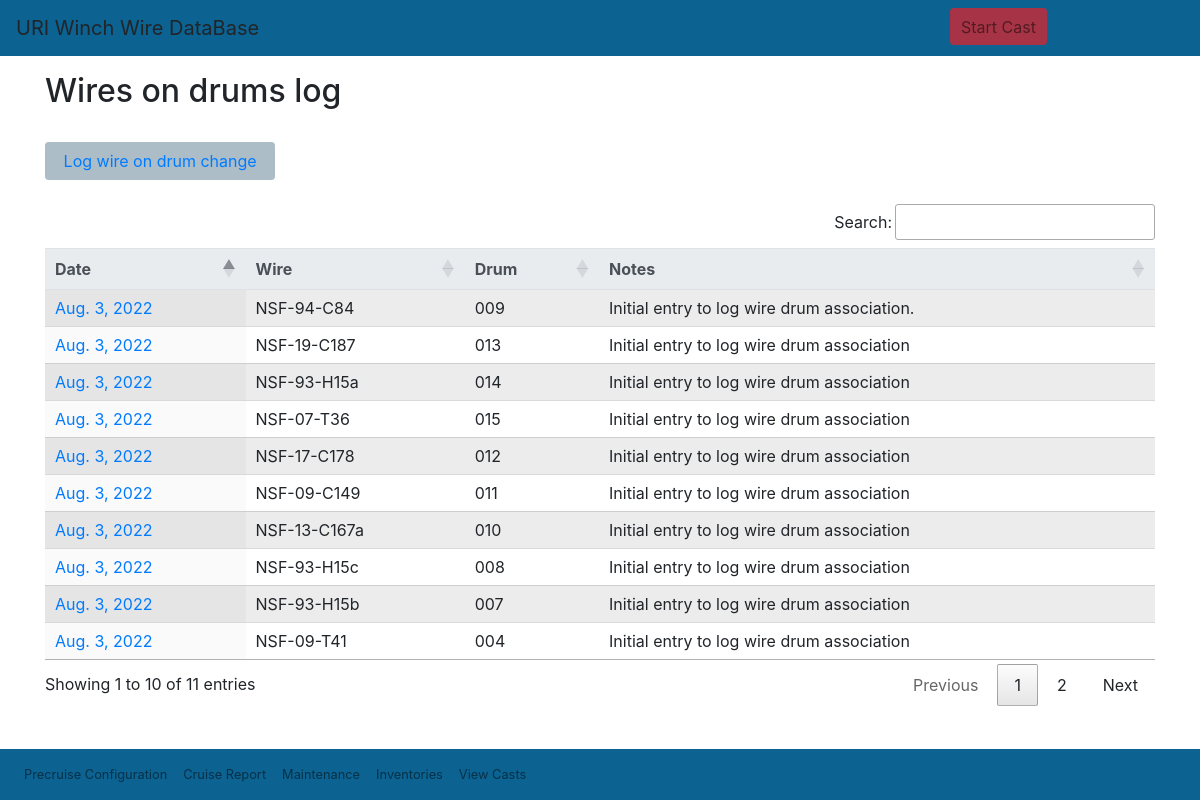
Page /wwdb/reports/wiredrumlist/ on the earlier database version.
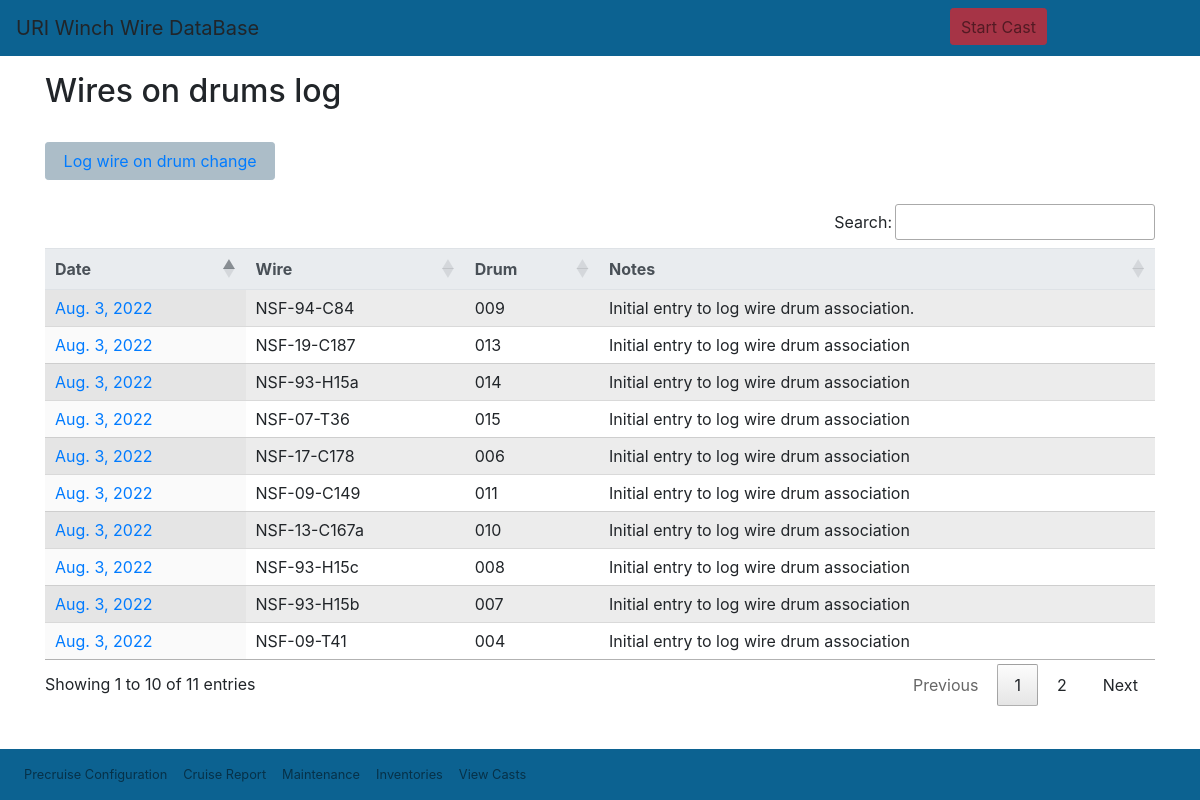
Same page on the later database version.
### wwdb/models.py (models this page shows, shortened)
class Wiredrum(models.Model):
    id = models.AutoField(db_column='Id', primary_key=True, blank=True, null=False)  # Field name made lowercase.
    drum = models.ForeignKey(Drum, models.DO_NOTHING, db_column='DrumId', blank=True, null=True, verbose_name='Drum', related_name='reverse_drum')  # Field name made lowercase.
    wire = models.ForeignKey(Wire, models.DO_NOTHING, db_column='WireId', blank=True, null=True, verbose_name='Wire')  # Field name made lowercase.
    date = models.DateField(db_column='Date', blank=True, null=True, verbose_name='Date', validators=[MaxValueValidator(limit_value=date.today)])  # Field name made lowercase.
    notes = models.TextField(db_column='Notes', blank=True, null=True, verbose_name='Notes')  # Field name made lowercase.
    class Meta:
        managed = True
        db_table = 'WireDrum'
        verbose_name_plural = "WireDrum"

class Drum(models.Model):
    id = models.AutoField(db_column='Id', primary_key=True, blank=True, null=False)  # Field name made lowercase.
    internalid = models.TextField(db_column='InternalId', blank=True, null=True, verbose_name='Internal id')  # Field name made lowercase.
    color = models.TextField(db_column='Color', blank=True, null=True, verbose_name='Color')  # Field name made lowercase.
    size = models.TextField(db_column='Size', blank=True, null=True, verbose_name='Size')  # Field name made lowercase.
    weight = models.TextField(db_column='Weight', blank=True, null=True, verbose_name='Weight')  # Field name made lowercase.
    location = models.ManyToManyField(Location, through='DrumLocation', related_name='active_location', verbose_name='Location')
    material = models.TextField(db_column='Material', blank=True, null=True, verbose_name='Material')  # Field name made lowercase.
    wiretype = models.TextField(db_column='WireType', blank=True, null=True, verbose_name='Wire type')  # Field name made lowercase. This field type is a guess.
    class Meta:
        managed = True
        db_table = 'Drum'
        verbose_name_plural = "Drum"
    def __str__(self):
        return str(self.internalid)
    @property
    def active_location(self):
        d=self.active_drum_location.location
        return d

class Wire(models.Model):
    id = models.AutoField(db_column='Id', primary_key=True, blank=True, null=False)  # Field name made lowercase.
    wirerope = models.ForeignKey(WireRopeData, models.DO_NOTHING, db_column='WireRopeId', blank=True, null=True, verbose_name='Wire rope data id')  # Field name made lowercase.
    winch = models.ForeignKey(Winch, models.DO_NOTHING, db_column='WinchId', blank=True, null=True, verbose_name='Winch', related_name='reverse_wire')  # Field name made lowercase.
    manufacturerid = models.TextField(db_column='ManufacturerId', blank=True, null=True, verbose_name='Manufacturer id')  # Field name made lowercase.
    nsfid = models.TextField(db_column='NsfId', blank=True, null=True, verbose_name='NSF id')  # Field name made lowercase.
    dateacquired = models.DateTimeField(db_column='DateAcquired', blank=True, null=True, verbose_name='Date Acquired', validators=[MaxValueValidator(limit_value=datetime.today)])  # Field name made lowercase.
    notes = models.TextField(db_column='Notes', blank=True, null=True, verbose_name='notes')  # Field name made lowercase.
    status = models.BooleanField(db_column='Status', blank=True, null=True, verbose_name='Status')
    drums = models.ManyToManyField(Drum, through='WireDrum', related_name='loaded_wires', verbose_name='Drum')
    factorofsafety = models.ForeignKey(FactorOfSafety, models.DO_NOTHING, db_column='FactorofSafety', blank=True, null=True, related_name='wirefactorofsafety', verbose_name='Factor of safety')  # Field name made lowercase.
    dryendtag = models.IntegerField(db_column='DryEndTag', blank=True, null=True, verbose_name='Dry end tag value (m)')  # Field name made lowercase.
    class Meta:
        managed = True
        db_table = 'Wire'
        verbose_name_plural = "Wire"
    def __str__(self):
        return str(self.nsfid)

### wwdb/views.py (the view)
# urls.py: path('reports/wiredrumlist/', views.wiredrumlist, name='wiredrumlist'),
def wiredrumlist(request):
    wire_drum = Wiredrum.objects.order_by('-date')
    context = {
        'wire_drum': wire_drum,
        }
    return render(request, 'reports/wiredrumlist.html', context=context)

### wwdb/templates/reports/wiredrumlist.html (shortened to what this page needs)
<!DOCTYPE html>
{% extends "wwdb/base.html" %}
{% block content %}
<h2>Wires on drums log</h2>
<button type="button" class="btn btn-configure">
    <a class="nav-link" href="{% url 'wiredrumadd' %}">Log wire on drum change</a>
</button>
<table id="" class="display table table-striped">
    <thead class="thead-light">
        <tr>
            <th>Date</th>
            <th>Wire</th>
            <th>Drum</th>
            <th>Notes</th>
        </tr>
    </thead>
    {% for wiredrum in wire_drum %}
    <tr>
        <td><a href="{% url 'wiredrumedit' wiredrum.pk %}">{{wiredrum.date}}</a></td>
        <td>{{wiredrum.wire}}</td>
        <td>{{wiredrum.drum}}</td>
        <td>{{wiredrum.notes}}</td>
    </tr>
    {% endfor %}
</table>
{% endblock %}

Differences in the rows shown:
changed Wiredrum "NSF-17-C178": drum "012" → "006"
